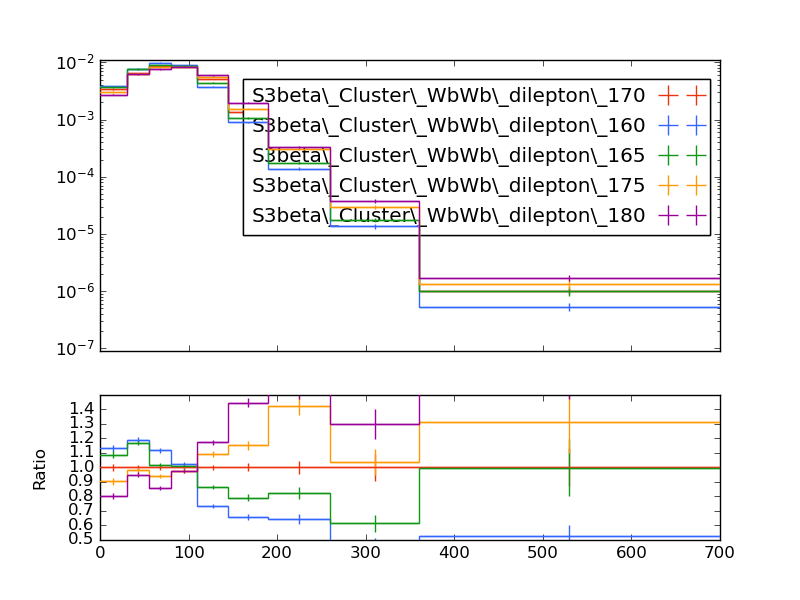

This chart was generated by the following Python code:
#! /usr/bin/env python

# This Python script was auto-generated using YODA v2.0.1.
# Analysis object: /WbWb_dilepton/pT_b1b2
# Timestamp: 27-02-2025 (11:02:17)

import matplotlib as mpl
import matplotlib.pyplot as plt
mpl.use('Agg') # comment out for interactive use
import os
import numpy as np

plotDir = os.path.split(os.path.realpath(__file__))[0]
if 'YODA_USER_PLOT_PATH' in globals():
    plot_outdir = globals()['YODA_USER_PLOT_PATH']
else:
    plot_outdir = plotDir

#plot style
plt.style.use(os.path.join(plotDir, '../default.mplstyle'))

plt.rcParams['text.usetex'] = False
plt.style.use(['classic'])
plt.rc('font', family='DejaVu Sans')
# plot metadata
figW, figH = plt.rcParams['figure.figsize']
ax_xLabel = r''
ax_yLabel = r''
ax_title  = r''
ax_xScale = 'linear'
ax_yScale = 'log'
xLims = (0.0, 700.0)
yLims = (9e-08, 0.011000000000000001)

# TeX-friendly labels for the legend
labels = {
    'legend' : ([ r"S3beta\_Cluster\_WbWb\_dilepton\_170", r"S3beta\_Cluster\_WbWb\_dilepton\_160", r"S3beta\_Cluster\_WbWb\_dilepton\_165", r"S3beta\_Cluster\_WbWb\_dilepton\_175", r"S3beta\_Cluster\_WbWb\_dilepton\_180" ], r""),
}

# Adjust canvas width and height
canvasW = 10.0
canvasH = 9.0
figW *= canvasW/10.
figH *= canvasH/9.

# Create figure and axis objects
fig, (ax, ratio0_ax) = plt.subplots(2, 1, sharex=True,
                  figsize=(figW,figH), gridspec_kw={'height_ratios': (6.0, 3.0)})

# Set figure margins
plt.subplots_adjust(
    left   = 1.0 * plt.rcParams['figure.subplot.left'],
    right  = 1.0 * plt.rcParams['figure.subplot.right'],
    top    = 1.0 * plt.rcParams['figure.subplot.top'],
    bottom = 1.0 * plt.rcParams['figure.subplot.bottom'])

ratio0_ax.yaxis.set_major_locator(mpl.ticker.MultipleLocator(0.1))
ratio0_ax.set_ylim(0.5, 1.4999)
ratio0_ax.set_ylabel('Ratio')

# the numerical data is stored in a separate file
dataf = dict()
prefix = os.path.split(__file__)[0]
if prefix:    prefix = prefix + '/'
exec(open(prefix+'pT_b1b2__data.py').read(), dataf)


legend_handles = dict() # keep track of handles for the legend

# style options for curves
# starts at zorder>=5 to draw curve on top of legend
styles = {
  'S3beta_Cluster_WbWb_dilepton_170.yoda.gz': {
    'color' : '#EE3311',
    'linestyle' : '-',
    'linewidth' : 1,
    'marker' : 'none',
    'markersize' : 2,
    'capsize' : 0.0,
    'zorder' : 5,
    'histstyle' : 1,
    'drawstyle' : 'steps-pre',
    'xerrorbars' : 1,
    'yerrorbars' : 1,
    'fillcolor' : None,
    'fillopacity' : 1.0,
    'ratio0_linestyle' : '-',
    'ratio0_linewidth' : 1,
    'ratio0_marker' : 'none',
    'ratio0_markersize' : 2,
    'ratio0_capsize' : 0.0,
    'ratio0_zorder' : 5,
    'ratio0_histstyle' : 1,
    'ratio0_drawstyle' : 'steps-pre',
    'ratio0_xerrorbars' : 1,
    'ratio0_yerrorbars' : 1,
  },
  'S3beta_Cluster_WbWb_dilepton_160.yoda.gz': {
    'color' : '#3366FF',
    'linestyle' : '-',
    'linewidth' : 1,
    'marker' : 'none',
    'markersize' : 2,
    'capsize' : 0.0,
    'zorder' : 6,
    'histstyle' : 1,
    'drawstyle' : 'steps-pre',
    'xerrorbars' : 1,
    'yerrorbars' : 1,
    'fillcolor' : None,
    'fillopacity' : 1.0,
    'ratio0_linestyle' : '-',
    'ratio0_linewidth' : 1,
    'ratio0_marker' : 'none',
    'ratio0_markersize' : 2,
    'ratio0_capsize' : 0.0,
    'ratio0_zorder' : 6,
    'ratio0_histstyle' : 1,
    'ratio0_drawstyle' : 'steps-pre',
    'ratio0_xerrorbars' : 1,
    'ratio0_yerrorbars' : 1,
  },
  'S3beta_Cluster_WbWb_dilepton_165.yoda.gz': {
    'color' : '#109618',
    'linestyle' : '-',
    'linewidth' : 1,
    'marker' : 'none',
    'markersize' : 2,
    'capsize' : 0.0,
    'zorder' : 7,
    'histstyle' : 1,
    'drawstyle' : 'steps-pre',
    'xerrorbars' : 1,
    'yerrorbars' : 1,
    'fillcolor' : None,
    'fillopacity' : 1.0,
    'ratio0_linestyle' : '-',
    'ratio0_linewidth' : 1,
    'ratio0_marker' : 'none',
    'ratio0_markersize' : 2,
    'ratio0_capsize' : 0.0,
    'ratio0_zorder' : 7,
    'ratio0_histstyle' : 1,
    'ratio0_drawstyle' : 'steps-pre',
    'ratio0_xerrorbars' : 1,
    'ratio0_yerrorbars' : 1,
  },
  'S3beta_Cluster_WbWb_dilepton_175.yoda.gz': {
    'color' : '#FF9900',
    'linestyle' : '-',
    'linewidth' : 1,
    'marker' : 'none',
    'markersize' : 2,
    'capsize' : 0.0,
    'zorder' : 8,
    'histstyle' : 1,
    'drawstyle' : 'steps-pre',
    'xerrorbars' : 1,
    'yerrorbars' : 1,
    'fillcolor' : None,
    'fillopacity' : 1.0,
    'ratio0_linestyle' : '-',
    'ratio0_linewidth' : 1,
    'ratio0_marker' : 'none',
    'ratio0_markersize' : 2,
    'ratio0_capsize' : 0.0,
    'ratio0_zorder' : 8,
    'ratio0_histstyle' : 1,
    'ratio0_drawstyle' : 'steps-pre',
    'ratio0_xerrorbars' : 1,
    'ratio0_yerrorbars' : 1,
  },
  'S3beta_Cluster_WbWb_dilepton_180.yoda.gz': {
    'color' : '#990099',
    'linestyle' : '-',
    'linewidth' : 1,
    'marker' : 'none',
    'markersize' : 2,
    'capsize' : 0.0,
    'zorder' : 9,
    'histstyle' : 1,
    'drawstyle' : 'steps-pre',
    'xerrorbars' : 1,
    'yerrorbars' : 1,
    'fillcolor' : None,
    'fillopacity' : 1.0,
    'ratio0_linestyle' : '-',
    'ratio0_linewidth' : 1,
    'ratio0_marker' : 'none',
    'ratio0_markersize' : 2,
    'ratio0_capsize' : 0.0,
    'ratio0_zorder' : 9,
    'ratio0_histstyle' : 1,
    'ratio0_drawstyle' : 'steps-pre',
    'ratio0_xerrorbars' : 1,
    'ratio0_yerrorbars' : 1,
  },
}

# curve from input yoda files in main panel
for label, yvals in dataf['yvals'].items():
    if all(np.isnan(v) for v in dataf['yvals'][label]):
        continue
    tmp = None
    if styles[label]['histstyle']: # draw as histogram
        xpos = dataf['xedges'][label] if styles[label]['drawstyle'] else dataf['xpoints'][label]
        ypos = np.insert(yvals, 0, yvals[0]) if styles[label]['drawstyle'] else yvals
        if styles[label]['fillcolor']: # fill area below curve
            ax.fill_between(xpos, ypos, step='pre',
                            color=styles[label]['fillcolor'],
                            alpha=styles[label]['fillopacity'])
        tmp, = ax.plot(xpos, ypos,
                       color=styles[label]['color'],
                       linestyle=styles[label]['linestyle'],
                       linewidth=styles[label]['linewidth'],
                       drawstyle=styles[label]['drawstyle'], solid_joinstyle='miter',
                       zorder=styles[label]['zorder'], label=label)
    tmp = ax.errorbar(dataf['xpoints'][label], yvals,
                      xerr=np.array(dataf['xerrs'][label])*styles[label]['xerrorbars'],
                      yerr=np.array(dataf['yerrs'][label])*styles[label]['yerrorbars'],
                      fmt=styles[label]['marker'], capsize=styles[label]['capsize'],
                      markersize=styles[label]['markersize'],
                      ecolor=styles[label]['color'],
                      color=styles[label]['color'], zorder=styles[label]['zorder'])
    tmp[-1][0].set_linestyle(styles[label]['linestyle'])
    tmp[-1][0].set_linewidth(styles[label]['linewidth'])
    if label in dataf['add_legend_handle']:  legend_handles[label] = tmp
    for varLabel in dataf['variation_yvals'].keys():
        if varLabel.startswith(label):
            tmp, = ax.plot(dataf['xedges'][label], dataf['variation_yvals'][varLabel],
                           color=styles[label]['color'],
                           linestyle=styles[label]['linestyle'],
                           linewidth=styles[label]['linewidth'],
                           drawstyle='steps-pre', solid_joinstyle='miter',
                           zorder=styles[label]['zorder'], alpha=0.5)


# plots on ratio panel
# curve from input yoda files in ratio panel
for label, yvals in dataf['ratio0_yvals'].items():
    if all(np.isnan(v) for v in yvals):
        continue
    if styles[label]['ratio0_histstyle']: # plot as histogram
        xpos = dataf['xedges']['S3beta_Cluster_WbWb_dilepton_170.yoda.gz'] if styles[label]['ratio0_drawstyle'] else dataf['xpoints']['S3beta_Cluster_WbWb_dilepton_170.yoda.gz']
        ypos = np.insert(yvals, 0, yvals[0]) if styles[label]['ratio0_drawstyle'] else yvals
        ratio0_ax.plot(xpos, ypos,
                       color=styles[label]['color'],
                       linewidth=styles[label]['linewidth'],
                       linestyle=styles[label]['ratio0_linestyle'],
                       drawstyle=styles[label]['ratio0_drawstyle'], zorder=styles[label]['zorder'],
                       solid_joinstyle='miter')
    tmp = ratio0_ax.errorbar(dataf['xpoints']['S3beta_Cluster_WbWb_dilepton_170.yoda.gz'], yvals,
                             xerr=np.array(dataf['ref_xerrs'])*styles[label]['ratio0_xerrorbars'],
                             yerr=np.array(dataf['ratio0_yerrs'][label])*styles[label]['ratio0_yerrorbars'],
                             fmt=styles[label]['ratio0_marker'], capsize=styles[label]['ratio0_capsize'],
                             markersize=styles[label]['ratio0_markersize'],
                             ecolor=styles[label]['color'],
                             color=styles[label]['color'])
    tmp[-1][0].set_linestyle(styles[label]['ratio0_linestyle'])
    tmp[-1][0].set_linewidth(styles[label]['ratio0_linewidth'])

    for varlabel in dataf['ratio0_variation_vals'].keys():
        if varlabel.startswith(label):
            ratio0_ax.plot(dataf['xedges']['S3beta_Cluster_WbWb_dilepton_170.yoda.gz'],
                            dataf['ratio0_variation_vals'][varlabel],
                            color=styles[label]['color'],
                            linestyle=styles[label]['linestyle'],
                            linewidth=styles[label]['linewidth'],
                            drawstyle='steps-pre', solid_joinstyle='miter',
                            zorder=1, alpha=0.5)

legend_items = list(legend_handles.values())
ax.add_artist(ax.legend(legend_items,
                        labels['legend'][0],
                        title=labels['legend'][1],
                        alignment='right',
                        loc='upper right',
                        bbox_to_anchor=(1.0, 0.97),markerfirst=False))

# set plot metadata as defined above
ratio0_ax.set_xlabel(ax_xLabel)
ratio0_ax.xaxis.set_label_coords(1., -0.15)
ax.set_ylabel(ax_yLabel, ha='right', va='top')
ax.yaxis.set_label_coords(-0.11, 1.0)
ax.set_title(ax_title, loc='left')
ax.set_xscale(ax_xScale)
ax.set_yscale(ax_yScale)
ax.set_xlim(xLims)
ax.set_ylim(yLims)

# tick formatting
plt.rcParams['xtick.top'] = True
plt.rcParams['ytick.right'] = True
ax.yaxis.set_major_locator(mpl.ticker.LogLocator(base=10.0, numticks=np.inf))
ax.yaxis.set_minor_locator(mpl.ticker.LogLocator(
                           base=10.0, subs=np.arange(0.1, 1, 0.1), numticks=np.inf))
fig.align_ylabels((ax, ratio0_ax))
plt.savefig(os.path.join(plot_outdir, 'pT_b1b2.pdf'), format='PDF')
plt.savefig(os.path.join(plot_outdir, 'pT_b1b2.png'), format='PNG')

plt.close(fig)
